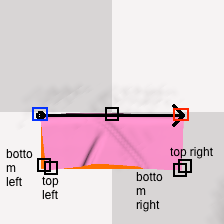
#> input picture data/demo/DoubleStraight/rgbviz/2.png, 224 x 224 px
$ python -i slurm_utils.py   (imports and definitions only)
#> lines starting #> are read from the running program, lines starting #| are printed output that depends on the picture
import numpy as np
from PIL import Image
import cv2
import os
from matplotlib import pyplot as plt
import pickle

def save_depth_as_matrix(image_path, output_path = None, save_matrix = True, should_crop = True):
    '''
    This function takes the path of the image and saves the depth image in a form where the background is 0
    We would pass this matrix to the LLM API in order to get the picking and placing pixels
    Note that this function will try to crop the given input image to 128 x 128 if we pass the should_crop param
    '''
#> called with image_path = 'data/demo/DoubleStraight/rgbviz/2.png', save_matrix = False, should_crop = True
    image = Image.open(image_path)
#> image is the input picture: PIL image 224x224 RGBA; mean R, G, B, A 224.8, 207.3, 214.2, 255
    if should_crop:
        if image.size != 128:
            image = image.resize((128, 128))
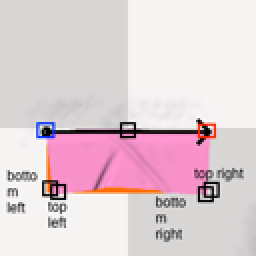
#> image: PIL image 128x128 RGBA (shown 2 times larger); mean R, G, B, A 224.8, 207.3, 214.3, 255

    image_array = np.array(image) / 255
    print("image",np.min(image_array),np.max(image_array),"\n")
#| image 0.0 1.0
    mask = image_array.copy()
    mask[mask >= 0.99999] = 0
    # mask[mask > 0] = 1
    mask[mask != 0.0] = 1

    image_array = image_array * mask
    image_array = image_array * 100
    if save_matrix:
        np.savetxt(output_path, np.round(image_array, decimals=2), fmt='%.2f')
    return image_array

# [14 lines left out: function find_pixel_center_of_cloth, not called in this run]

def find_corners(image_path, should_crop = True):
    '''
    This function will use the OpenCV methods to detect the cloth corners from the given depth image
    '''
    image_matrix = save_depth_as_matrix(image_path, None, False, should_crop)
    cv2.imwrite("./to_be_deleted.png", image_matrix)
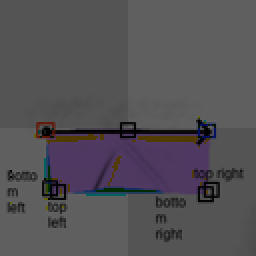
#> saved as to_be_deleted.png: shape (128, 128, 4) (shown 2 times larger); mean B, G, R, A 86.3, 81.3, 83.8, 0

    img = cv2.imread("./to_be_deleted.png")
    gray = cv2.cvtColor(img, cv2.COLOR_BGR2GRAY)
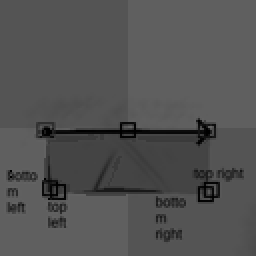
#> gray: shape (128, 128) (shown 2 times larger); min 0, max 99, mean 82.5

    # Using OpenCV.goodFeaturesToTrack() function to get the corners
    corner_coordinates = cv2.goodFeaturesToTrack(image = gray, maxCorners = 27, qualityLevel = 0.04, minDistance = 3, useHarrisDetector = True)
#> corner_coordinates = 27 rows, first 8: [99, 60], [65, 63], [69, 63], [30, 97], [62, 63], [97, 63], [104, 96], [21, 97]
    corner_coordinates = np.intp(corner_coordinates)

    # Plotting the original image with the detected corners
    if __name__ == "__main__":
        for i in corner_coordinates:
            x, y = i.ravel()
            cv2.circle(img, (x, y), 3, 255, -1)
        plt.imshow(img), plt.show()
        plt.savefig("temp.png")

    # os.remove("./to_be_deleted.png")
    return corner_coordinates

# [83 lines left out: functions get_mean_particle_distance_error, merge_images_horizontally, get_test_run_stats, not called in this run]

# [2 lines not run here, left out]

>>> result = find_corners('data/demo/DoubleStraight/rgbviz/2.png')
#> result has the same summary as corner_coordinates in find_corners

$ run again, on last_image.png
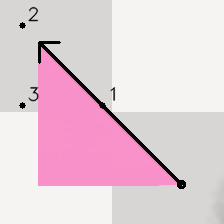
#> input picture last_image.png, 224 x 224 px
#> in save_depth_as_matrix, image is the input picture: PIL image 224x224 RGB; mean R, G, B 229.4, 206.5, 217.6
#> image: PIL image 128x128 RGB
#| image 0.0 1.0
#> in save_depth_as_matrix, `mask[mask != 0.0] = 1`:
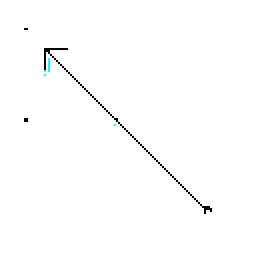
#> mask: shape (128, 128, 3) float64 (shown 2 times larger); mean R, G, B 0.992, 0.993, 0.993
#> in find_corners, `gray = cv2.cvtColor(img, cv2.COLOR_BGR2GRAY)`:
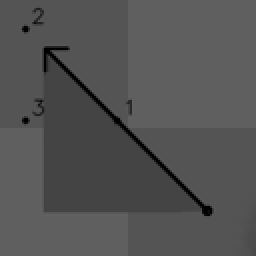
#> gray: shape (128, 128) (shown 2 times larger); min 0, max 97, mean 83.3
#> corner_coordinates = 16 rows, first 8: [12, 14], [12, 60], [22, 24], [26, 26], [33, 24], [105, 104], [102, 106], [22, 35]
#> result has the same summary as corner_coordinates in find_corners

$ run again, on start_image.png
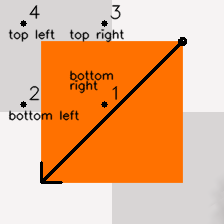
#> input picture start_image.png, 224 x 224 px
#> in save_depth_as_matrix, image is the input picture: PIL image 224x224 RGB; mean R, G, B 231.6, 176.2, 133.5
#> image: PIL image 128x128 RGB
#| image 0.0 1.0
#> in save_depth_as_matrix, `mask[mask != 0.0] = 1`:
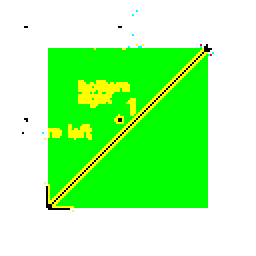
#> mask: shape (128, 128, 3) float64 (shown 2 times larger); mean R, G, B 0.65, 0.992, 0.607
#> in find_corners, `gray = cv2.cvtColor(img, cv2.COLOR_BGR2GRAY)`:
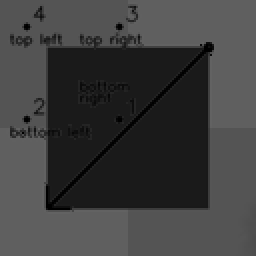
#> gray: shape (128, 128) (shown 2 times larger); min 0, max 98, mean 62.6
#> corner_coordinates = 27 rows, first 8: [13, 13], [59, 13], [13, 59], [23, 104], [105, 22], [67, 3], [69, 18], [20, 4]
#> result has the same summary as corner_coordinates in find_corners
